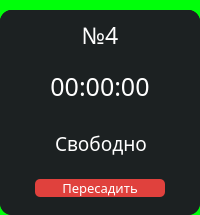
                  <widget class="QFrame" name="PC_4">
                   <property name="styleSheet">
                    <string notr="true">background-color: #00FF0A;
border-radius: 15px;</string>
                   </property>
                   <property name="frameShape">
                    <enum>QFrame::StyledPanel</enum>
                   </property>
                   <property name="frameShadow">
                    <enum>QFrame::Raised</enum>
                   </property>
                   <layout class="QVBoxLayout" name="verticalLayout_50">
                    <property name="spacing">
                     <number>0</number>
                    </property>
                    <property name="leftMargin">
                     <number>0</number>
                    </property>
                    <property name="topMargin">
                     <number>10</number>
                    </property>
                    <property name="rightMargin">
                     <number>0</number>
                    </property>
                    <property name="bottomMargin">
                     <number>0</number>
                    </property>
                    <item>
                     <widget class="QFrame" name="frame_13">
                      <property name="styleSheet">
                       <string notr="true">background-color: rgb(28, 33, 34);
border-radius: 12px;</string>
                      </property>
                      <property name="frameShape">
                       <enum>QFrame::StyledPanel</enum>
                      </property>
                      <property name="frameShadow">
                       <enum>QFrame::Raised</enum>
                      </property>
                      <layout class="QVBoxLayout" name="verticalLayout_51">
                       <property name="spacing">
                        <number>0</number>
                       </property>
                       <property name="leftMargin">
                        <number>0</number>
                       </property>
                       <property name="topMargin">
                        <number>0</number>
                       </property>
                       <property name="rightMargin">
                        <number>0</number>
                       </property>
                       <property name="bottomMargin">
                        <number>0</number>
                       </property>
                       <item>
                        <widget class="QFrame" name="frame_14">
                         <property name="frameShape">
                          <enum>QFrame::StyledPanel</enum>
                         </property>
                         <property name="frameShadow">
                          <enum>QFrame::Raised</enum>
                         </property>
                         <layout class="QVBoxLayout" name="verticalLayout_52">
                          <property name="spacing">
                           <number>0</number>
                          </property>
                          <property name="leftMargin">
                           <number>0</number>
                          </property>
                          <property name="topMargin">
                           <number>0</number>
                          </property>
                          <property name="rightMargin">
                           <number>0</number>
                          </property>
                          <property name="bottomMargin">
                           <number>0</number>
                          </property>
                          <item>
                           <widget class="QFrame" name="num_pc_4">
                            <property name="frameShape">
                             <enum>QFrame::StyledPanel</enum>
                            </property>
                            <property name="frameShadow">
                             <enum>QFrame::Raised</enum>
                            </property>
                            <layout class="QHBoxLayout" name="horizontalLayout_44">
                             <item>
                              <widget class="QLabel" name="num_4">
                               <property name="font">
                                <font>
                                 <family>Montserrat Medium</family>
                                 <pointsize>-1</pointsize>
                                </font>
                               </property>
                               <property name="layoutDirection">
                                <enum>Qt::LeftToRight</enum>
                               </property>
                               <property name="styleSheet">
                                <string notr="true">color: #fff; font-size: 23px;</string>
                               </property>
                               <property name="text">
                                <string>№4</string>
                               </property>
                               <property name="alignment">
                                <set>Qt::AlignCenter</set>
                               </property>
                              </widget>
                             </item>
                            </layout>
                           </widget>
                          </item>
                          <item>
                           <widget class="QFrame" name="timer_pc_4">
                            <property name="frameShape">
                             <enum>QFrame::StyledPanel</enum>
                            </property>
                            <property name="frameShadow">
                             <enum>QFrame::Raised</enum>
                            </property>
                            <layout class="QHBoxLayout" name="horizontalLayout_45">
                             <item>
                              <widget class="QLabel" name="timer_4">
                               <property name="font">
                                <font>
                                 <family>Montserrat Medium</family>
                                 <pointsize>-1</pointsize>
                                </font>
                               </property>
                               <property name="styleSheet">
                                <string notr="true">color: #fff; font-size: 25px;</string>
                               </property>
                               <property name="text">
                                <string>00:00:00</string>
                               </property>
                               <property name="alignment">
                                <set>Qt::AlignCenter</set>
                               </property>
                              </widget>
                             </item>
                            </layout>
                           </widget>
                          </item>
                          <item>
                           <widget class="QFrame" name="line_4">
                            <property name="maximumSize">
                             <size>
                              <width>16777215</width>
                              <height>2</height>
                             </size>
                            </property>
                            <property name="styleSheet">
                             <string notr="true">background-color: #7B7B7B;</string>
                            </property>
                            <property name="frameShape">
                             <enum>QFrame::StyledPanel</enum>
                            </property>
                            <property name="frameShadow">
                             <enum>QFrame::Raised</enum>
                            </property>
                           </widget>
                          </item>
                         </layout>
                        </widget>
                       </item>
                       <item>
                        <widget class="QFrame" name="frame_20">
                         <property name="maximumSize">
                          <size>
                           <width>16777215</width>
                           <height>125</height>
                          </size>
                         </property>
                         <property name="sizeIncrement">
                          <size>
                           <width>0</width>
                           <height>0</height>
                          </size>
                         </property>
                         <property name="frameShape">
                          <enum>QFrame::StyledPanel</enum>
                         </property>
                         <property name="frameShadow">
                          <enum>QFrame::Raised</enum>
                         </property>
                         <layout class="QVBoxLayout" name="verticalLayout_53">
                          <item>
                           <widget class="QFrame" name="info_PC_4">
                            <property name="maximumSize">
                             <size>
                              <width>16777215</width>
                              <height>42</height>
                             </size>
                            </property>
                            <property name="font">
                             <font>
                              <family>Montserrat Medium</family>
                              <pointsize>8</pointsize>
                             </font>
                            </property>
                            <property name="frameShape">
                             <enum>QFrame::StyledPanel</enum>
                            </property>
                            <property name="frameShadow">
                             <enum>QFrame::Raised</enum>
                            </property>
                            <layout class="QHBoxLayout" name="horizontalLayout_46">
                             <property name="leftMargin">
                              <number>11</number>
                             </property>
                             <item>
                              <widget class="QLabel" name="info_4">
                               <property name="font">
                                <font>
                                 <family>Montserrat Medium</family>
                                 <pointsize>-1</pointsize>
                                </font>
                               </property>
                               <property name="styleSheet">
                                <string notr="true">color: #fff; font-size: 19px;</string>
                               </property>
                               <property name="text">
                                <string>Свободно</string>
                               </property>
                               <property name="alignment">
                                <set>Qt::AlignCenter</set>
                               </property>
                              </widget>
                             </item>
                            </layout>
                           </widget>
                          </item>
                          <item>
                           <widget class="QFrame" name="btn_transplant_PC_4">
                            <property name="maximumSize">
                             <size>
                              <width>16777215</width>
                              <height>60</height>
                             </size>
                            </property>
                            <property name="frameShape">
                             <enum>QFrame::StyledPanel</enum>
                            </property>
                            <property name="frameShadow">
                             <enum>QFrame::Raised</enum>
                            </property>
                            <layout class="QHBoxLayout" name="horizontalLayout_47">
                             <item>
                              <widget class="QPushButton" name="transplant_4">
                               <property name="maximumSize">
                                <size>
                                 <width>130</width>
                                 <height>50</height>
                                </size>
                               </property>
                               <property name="font">
                                <font>
                                 <family>Montserrat Medium</family>
                                 <pointsize>10</pointsize>
                                </font>
                               </property>
                               <property name="styleSheet">
                                <string notr="true">QPushButton{
background-color: rgb(224, 65, 61);
color: #fff;
border-radius: 5px;
}

QPushButton:hover{
background-color: rgb(204, 5, 0);
}</string>
                               </property>
                               <property name="text">
                                <string>Пересадить</string>
                               </property>
                              </widget>
                             </item>
                            </layout>
                           </widget>
                          </item>
                         </layout>
                        </widget>
                       </item>
                      </layout>
                     </widget>
                    </item>
                   </layout>
                  </widget>
